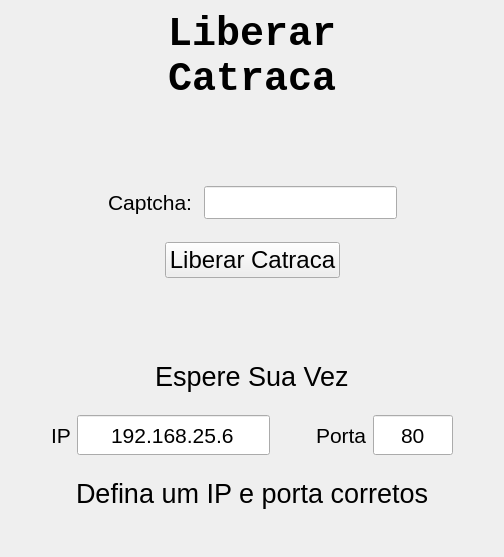
        <widget class="QWidget" name="turn">
         <layout class="QVBoxLayout" name="verticalLayout_4">
          <item>
           <layout class="QHBoxLayout" name="horizontalLayout_22">
            <item>
             <spacer name="horizontalSpacer_43">
              <property name="orientation">
               <enum>Qt::Horizontal</enum>
              </property>
              <property name="sizeHint" stdset="0">
               <size>
                <width>20</width>
                <height>20</height>
               </size>
              </property>
             </spacer>
            </item>
            <item>
             <widget class="QLabel" name="labelTurn">
              <property name="font">
               <font>
                <family>Lucida Console</family>
                <pointsize>30</pointsize>
                <weight>75</weight>
                <bold>true</bold>
               </font>
              </property>
              <property name="text">
               <string>Liberar
Catraca</string>
              </property>
              <property name="alignment">
               <set>Qt::AlignCenter</set>
              </property>
             </widget>
            </item>
            <item>
             <spacer name="horizontalSpacer_44">
              <property name="orientation">
               <enum>Qt::Horizontal</enum>
              </property>
              <property name="sizeHint" stdset="0">
               <size>
                <width>20</width>
                <height>20</height>
               </size>
              </property>
             </spacer>
            </item>
           </layout>
          </item>
          <item>
           <layout class="QVBoxLayout" name="verticalLayout_2">
            <item>
             <spacer name="verticalSpacer_13">
              <property name="orientation">
               <enum>Qt::Vertical</enum>
              </property>
              <property name="sizeType">
               <enum>QSizePolicy::Fixed</enum>
              </property>
              <property name="sizeHint" stdset="0">
               <size>
                <width>17</width>
                <height>77</height>
               </size>
              </property>
             </spacer>
            </item>
            <item>
             <layout class="QHBoxLayout" name="horizontalLayout_17">
              <item>
               <spacer name="horizontalSpacer_35">
                <property name="orientation">
                 <enum>Qt::Horizontal</enum>
                </property>
                <property name="sizeHint" stdset="0">
                 <size>
                  <width>40</width>
                  <height>20</height>
                 </size>
                </property>
               </spacer>
              </item>
              <item>
               <widget class="QLabel" name="turn_captcha_label">
                <property name="font">
                 <font>
                  <pointsize>16</pointsize>
                 </font>
                </property>
                <property name="text">
                 <string>Captcha: </string>
                </property>
               </widget>
              </item>
              <item>
               <widget class="QLineEdit" name="turn_captcha_field">
                <property name="font">
                 <font>
                  <pointsize>16</pointsize>
                 </font>
                </property>
               </widget>
              </item>
              <item>
               <spacer name="horizontalSpacer_36">
                <property name="orientation">
                 <enum>Qt::Horizontal</enum>
                </property>
                <property name="sizeHint" stdset="0">
                 <size>
                  <width>40</width>
                  <height>20</height>
                 </size>
                </property>
               </spacer>
              </item>
             </layout>
            </item>
            <item>
             <spacer name="verticalSpacer_3">
              <property name="orientation">
               <enum>Qt::Vertical</enum>
              </property>
              <property name="sizeType">
               <enum>QSizePolicy::Fixed</enum>
              </property>
              <property name="sizeHint" stdset="0">
               <size>
                <width>17</width>
                <height>17</height>
               </size>
              </property>
             </spacer>
            </item>
            <item>
             <layout class="QHBoxLayout" name="horizontalLayout_18">
              <item>
               <spacer name="horizontalSpacer_37">
                <property name="orientation">
                 <enum>Qt::Horizontal</enum>
                </property>
                <property name="sizeHint" stdset="0">
                 <size>
                  <width>40</width>
                  <height>20</height>
                 </size>
                </property>
               </spacer>
              </item>
              <item>
               <widget class="QPushButton" name="turn_connect">
                <property name="sizePolicy">
                 <sizepolicy hsizetype="Minimum" vsizetype="Minimum">
                  <horstretch>0</horstretch>
                  <verstretch>0</verstretch>
                 </sizepolicy>
                </property>
                <property name="font">
                 <font>
                  <pointsize>18</pointsize>
                 </font>
                </property>
                <property name="text">
                 <string>Liberar Catraca</string>
                </property>
               </widget>
              </item>
              <item>
               <spacer name="horizontalSpacer_38">
                <property name="orientation">
                 <enum>Qt::Horizontal</enum>
                </property>
                <property name="sizeHint" stdset="0">
                 <size>
                  <width>40</width>
                  <height>20</height>
                 </size>
                </property>
               </spacer>
              </item>
             </layout>
            </item>
            <item>
             <spacer name="verticalSpacer_4">
              <property name="orientation">
               <enum>Qt::Vertical</enum>
              </property>
              <property name="sizeType">
               <enum>QSizePolicy::Fixed</enum>
              </property>
              <property name="sizeHint" stdset="0">
               <size>
                <width>17</width>
                <height>77</height>
               </size>
              </property>
             </spacer>
            </item>
            <item>
             <layout class="QHBoxLayout" name="horizontalLayout_19">
              <item>
               <spacer name="horizontalSpacer_45">
                <property name="orientation">
                 <enum>Qt::Horizontal</enum>
                </property>
                <property name="sizeHint" stdset="0">
                 <size>
                  <width>40</width>
                  <height>20</height>
                 </size>
                </property>
               </spacer>
              </item>
              <item>
               <widget class="QLabel" name="turn_status">
                <property name="font">
                 <font>
                  <pointsize>20</pointsize>
                 </font>
                </property>
                <property name="text">
                 <string>Espere Sua Vez</string>
                </property>
               </widget>
              </item>
              <item>
               <spacer name="horizontalSpacer_46">
                <property name="orientation">
                 <enum>Qt::Horizontal</enum>
                </property>
                <property name="sizeHint" stdset="0">
                 <size>
                  <width>40</width>
                  <height>20</height>
                 </size>
                </property>
               </spacer>
              </item>
             </layout>
            </item>
            <item>
             <spacer name="verticalSpacer_8">
              <property name="orientation">
               <enum>Qt::Vertical</enum>
              </property>
              <property name="sizeType">
               <enum>QSizePolicy::Fixed</enum>
              </property>
              <property name="sizeHint" stdset="0">
               <size>
                <width>17</width>
                <height>17</height>
               </size>
              </property>
             </spacer>
            </item>
            <item>
             <layout class="QHBoxLayout" name="horizontalLayout_23">
              <item>
               <spacer name="horizontalSpacer_47">
                <property name="orientation">
                 <enum>Qt::Horizontal</enum>
                </property>
                <property name="sizeHint" stdset="0">
                 <size>
                  <width>40</width>
                  <height>20</height>
                 </size>
                </property>
               </spacer>
              </item>
              <item>
               <widget class="QLabel" name="turn_IP_label">
                <property name="font">
                 <font>
                  <pointsize>16</pointsize>
                 </font>
                </property>
                <property name="text">
                 <string>IP</string>
                </property>
               </widget>
              </item>
              <item>
               <widget class="QLineEdit" name="turn_IP_field">
                <property name="sizePolicy">
                 <sizepolicy hsizetype="MinimumExpanding" vsizetype="Fixed">
                  <horstretch>0</horstretch>
                  <verstretch>0</verstretch>
                 </sizepolicy>
                </property>
                <property name="minimumSize">
                 <size>
                  <width>0</width>
                  <height>40</height>
                 </size>
                </property>
                <property name="maximumSize">
                 <size>
                  <width>400</width>
                  <height>40</height>
                 </size>
                </property>
                <property name="font">
                 <font>
                  <pointsize>16</pointsize>
                 </font>
                </property>
                <property name="text">
                 <string>192.168.25.6</string>
                </property>
                <property name="alignment">
                 <set>Qt::AlignCenter</set>
                </property>
               </widget>
              </item>
              <item>
               <spacer name="horizontalSpacer_48">
                <property name="orientation">
                 <enum>Qt::Horizontal</enum>
                </property>
                <property name="sizeType">
                 <enum>QSizePolicy::Fixed</enum>
                </property>
                <property name="sizeHint" stdset="0">
                 <size>
                  <width>40</width>
                  <height>20</height>
                 </size>
                </property>
               </spacer>
              </item>
              <item>
               <widget class="QLabel" name="turn_port_label">
                <property name="font">
                 <font>
                  <pointsize>16</pointsize>
                 </font>
                </property>
                <property name="text">
                 <string>Porta</string>
                </property>
               </widget>
              </item>
              <item>
               <widget class="QLineEdit" name="turn_port_field">
                <property name="sizePolicy">
                 <sizepolicy hsizetype="MinimumExpanding" vsizetype="Fixed">
                  <horstretch>0</horstretch>
                  <verstretch>0</verstretch>
                 </sizepolicy>
                </property>
                <property name="minimumSize">
                 <size>
                  <width>40</width>
                  <height>40</height>
                 </size>
                </property>
                <property name="maximumSize">
                 <size>
                  <width>80</width>
                  <height>40</height>
                 </size>
                </property>
                <property name="font">
                 <font>
                  <pointsize>16</pointsize>
                 </font>
                </property>
                <property name="text">
                 <string>80</string>
                </property>
                <property name="alignment">
                 <set>Qt::AlignCenter</set>
                </property>
               </widget>
              </item>
              <item>
               <spacer name="horizontalSpacer_49">
                <property name="orientation">
                 <enum>Qt::Horizontal</enum>
                </property>
                <property name="sizeHint" stdset="0">
                 <size>
                  <width>40</width>
                  <height>20</height>
                 </size>
                </property>
               </spacer>
              </item>
             </layout>
            </item>
            <item>
             <spacer name="verticalSpacer_9">
              <property name="orientation">
               <enum>Qt::Vertical</enum>
              </property>
              <property name="sizeType">
               <enum>QSizePolicy::Fixed</enum>
              </property>
              <property name="sizeHint" stdset="0">
               <size>
                <width>17</width>
                <height>17</height>
               </size>
              </property>
             </spacer>
            </item>
            <item>
             <layout class="QHBoxLayout" name="horizontalLayout_24">
              <item>
               <spacer name="horizontalSpacer_50">
                <property name="orientation">
                 <enum>Qt::Horizontal</enum>
                </property>
                <property name="sizeHint" stdset="0">
                 <size>
                  <width>40</width>
                  <height>20</height>
                 </size>
                </property>
               </spacer>
              </item>
              <item>
               <widget class="QLabel" name="turn_IP_status">
                <property name="font">
                 <font>
                  <pointsize>20</pointsize>
                 </font>
                </property>
                <property name="text">
                 <string>Defina um IP e porta corretos</string>
                </property>
               </widget>
              </item>
              <item>
               <spacer name="horizontalSpacer_51">
                <property name="orientation">
                 <enum>Qt::Horizontal</enum>
                </property>
                <property name="sizeHint" stdset="0">
                 <size>
                  <width>40</width>
                  <height>20</height>
                 </size>
                </property>
               </spacer>
              </item>
             </layout>
            </item>
            <item>
             <spacer name="verticalSpacer_10">
              <property name="orientation">
               <enum>Qt::Vertical</enum>
              </property>
              <property name="sizeHint" stdset="0">
               <size>
                <width>17</width>
                <height>37</height>
               </size>
              </property>
             </spacer>
            </item>
           </layout>
          </item>
         </layout>
        </widget>
